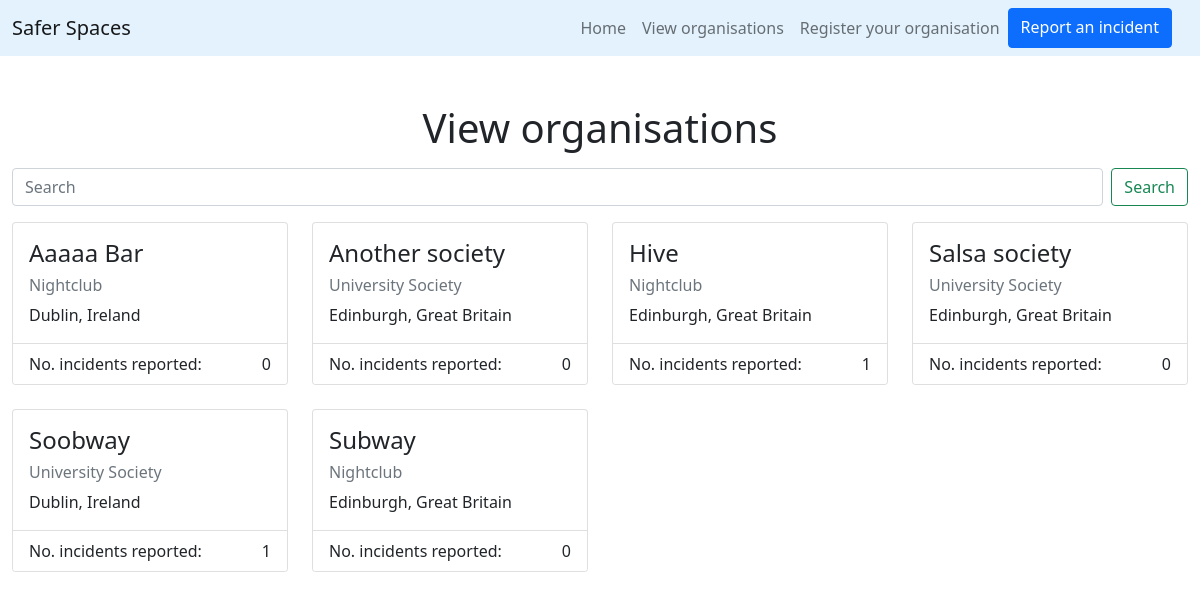
Before: /view with the older database file.
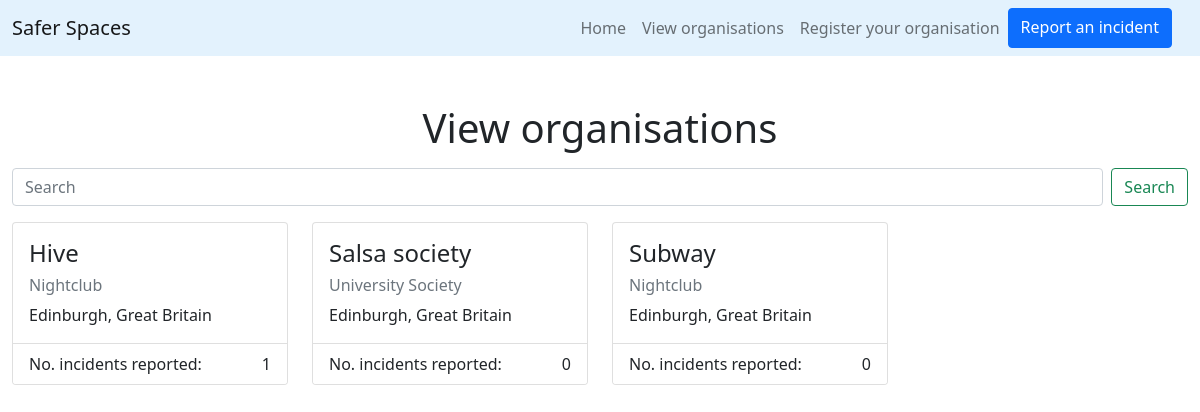
After: the same page with the newer database file.
### register/models.py (models this page shows, shortened)
class Organisation(models.Model):
    COUNTRY_CHOICES = [
        ('great_britain','Great Britain'),
        ('ireland', 'Ireland'),
    ]
    TYPE_CHOICES = [
        ('pubbar', 'Pub/Bar'),
        ('club', 'Nightclub'),
        ('society', 'University Society'),
        ('school', 'School'),
        ('office', 'Office'),
        ('store', 'Store'),
        ('other', 'Other'),
    ]
    CITY_CHOICES = [
        ('edinburgh', 'Edinburgh'),
        ('dublin', 'Dublin'),
    ]
    name = models.CharField(max_length=150)
    country = models.CharField(max_length=50, choices=COUNTRY_CHOICES)
    city = models.CharField(max_length=50, choices=CITY_CHOICES)
    type = models.CharField(max_length=25, choices=TYPE_CHOICES)
    email = models.EmailField()
    report_count = models.IntegerField(blank=False, null=False, default=0)
    class Meta:
        ordering = ['name']

### view/views.py (the view)
# urls.py: path('view', view_view, name='view'),
def view_view(request):
    search_organisation = request.GET.get('search')
    if search_organisation:
        organisations = Organisation.objects.filter(
            Q(name__icontains=search_organisation) |
            Q(country__icontains=search_organisation) |
            Q(city__icontains=search_organisation) |
            Q(type__icontains=search_organisation)
            )
    else:
        organisations = Organisation.objects.all().order_by("name")
    return render(request, 'view/view.html', {'orgs': organisations})

### view/templates/view/view.html (shortened to what this page needs)
{% extends "beepboop9000/base.html" %}
{% load static %}
{% block content %}
<div class="container-fluid">
  <div class="row justify-content-center">
    <div class="col-sm-12 text-center mb-2">
      <h1>View organisations</h1>
    </div>
  </div>
  <div class="row mb-3">
    <div class="col">
      <form class="d-flex" action="{% url 'view' %}">
        <input class="form-control me-2" type="search" name="search" placeholder="Search" aria-label="Search">
        <button class="btn btn-outline-success" type="submit">Search</button>
      </form>
    </div>
  </div>
  <div class="row row-cols-1 row-cols-sm-2 row-cols-lg-4 g-4">
  {% for organisation in orgs %}
  <div class="col">
    <div class="card h-100">
      <div class="card-body">
        <h4 class="card-title">{{ organisation.name }}</h4>
        <h6 class="card-text text-muted">{{ organisation.get_type_display }}</h6>
        <p class="card-text">{{ organisation.get_city_display }}, {{ organisation.get_country_display }}</p>
      </div>
      <ul class="list-group list-group-flush">
        <li class="list-group-item">
          <span style="float: left;">No. incidents reported:</span>
          <span style="float: right;">{{ organisation.report_count }}</span>
        </li>
      </ul>
    </div>
  </div>
  {% endfor %}
  </div>
</div>
{% endblock %}

### beepboop9000/templates/beepboop9000/base.html (shortened to what this page needs)
<!DOCTYPE html>
{% load static %}
<html lang="en">
  <head>
    <link href="https://cdn.jsdelivr.net/npm/bootstrap@5.0.0-beta2/dist/css/bootstrap.min.css" rel="stylesheet">
  </head>
  <body>
    <div class="min-vh-100">
      <nav class="navbar navbar-expand-lg navbar-light mb-5" style='background-color: #e3f2fd;'>
        <div class="container-fluid">
          <a class="navbar-brand" href="#">Safer Spaces</a>
          <div class="collapse navbar-collapse" id="navbarSupportedContent">
            <ul class="navbar-nav ms-auto mb-2 mb-lg-0 px-3">
              <li class="nav-item">
                <a class="nav-link" aria-current="page" href="{% url 'home' %}">Home</a>
              </li>
              <li class="nav-item">
                <a class="nav-link" href="{% url 'view' %}">View organisations</a>
              </li>
              <li class="nav-item">
                <a class="nav-link" href="{% url 'register' %}">Register your organisation</a>
              </li>
                <a class="btn btn-primary" href="{% url 'report' %}" role="button">Report an incident</a>
            </ul>
          </div>
        </div>
      </nav>
      {% block content %}
      {% endblock %}
    </div>
  </body>
</html>

Changed rows visible on the page:
removed Organisation: name "Aaaaa Bar", type "Nightclub", city "Dublin", country "Ireland", report_count "0"
removed Organisation: name "Another society", type "University Society", city "Edinburgh", country "Great Britain", report_count "0"
removed Organisation: name "Soobway", type "University Society", city "Dublin", country "Ireland", report_count "1"
